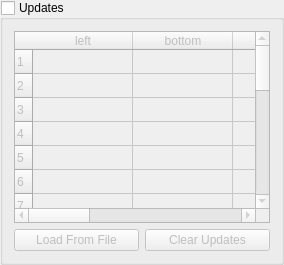
        <widget class="QGroupBox" name="groupUBox">
         <property name="toolTip">
          <string>Update regions definitions</string>
         </property>
         <property name="whatsThis">
          <string>&lt;html&gt;&lt;head/&gt;&lt;body&gt;&lt;p&gt;If not the entire BBOX area should be cached i.e if only some regions are to be updated - the needed data should be entered into this table. There can be up to 20 different update regions. For every update region, the first four fields (&lt;span style=&quot; font-weight:600; font-style:italic;&quot;&gt;left, bottom, right, top&lt;/span&gt;&lt;span style=&quot; font-style:italic;&quot;&gt; i.e. minx, miny, maxx, maxy&lt;/span&gt;) are mandatory and they must contain some numeric value. The next three fields (&lt;span style=&quot; font-style:italic;&quot;&gt;high/low/fitting resolution&lt;/span&gt;) are optional and it is possible to specify:&lt;/p&gt;&lt;p&gt;a) only &lt;span style=&quot; font-style:italic;&quot;&gt;high resolution&lt;/span&gt; - the cache will be made for piramidal levels in range: high resolution - minimal posible resolution for the entire BBOX area.&lt;/p&gt;&lt;p&gt;b)&lt;span style=&quot; font-style:italic;&quot;&gt; high resolution&lt;/span&gt; and &lt;span style=&quot; font-style:italic;&quot;&gt;low resolution&lt;/span&gt; - the cache will be made for piramidal levels in range: high resolution - low resolution.&lt;/p&gt;&lt;p&gt;c) &lt;span style=&quot; font-style:italic;&quot;&gt;high resolution, low resolution, fitting resolution&lt;/span&gt; - the cache will be made for piramidal levels in range: high resolution - low resolution. However, the WMS swapping area will be a little bigger, so that the new cache tiles would optimally fit the already existing tiles at&lt;span style=&quot; font-style:italic;&quot;&gt; fitting resolution&lt;/span&gt;.&lt;/p&gt;&lt;/body&gt;&lt;/html&gt;</string>
         </property>
         <property name="title">
          <string>Updates</string>
         </property>
         <property name="checkable">
          <bool>true</bool>
         </property>
         <property name="checked">
          <bool>false</bool>
         </property>
         <layout class="QVBoxLayout" name="verticalLayout_2">
          <item>
           <widget class="QTableWidget" name="tableUpdates">
            <property name="whatsThis">
             <string>&lt;html&gt;&lt;head/&gt;&lt;body&gt;&lt;p&gt;If not the entire BBOX area should be cached i.e if only some regions are to be updated - the needed data should be entered into this table. There can be up to 20 different update regions. For every update region, the first four fields (&lt;span style=&quot; font-weight:600; font-style:italic;&quot;&gt;left, bottom, right, top&lt;/span&gt;&lt;span style=&quot; font-style:italic;&quot;&gt; i.e. minx, miny, maxx, maxy&lt;/span&gt;) are mandatory and they must contain some numeric value. The next three fields (&lt;span style=&quot; font-style:italic;&quot;&gt;high/low/fitting resolution&lt;/span&gt;) are optional and it is possible to specify:&lt;/p&gt;&lt;p&gt;a) only &lt;span style=&quot; font-style:italic;&quot;&gt;high resolution&lt;/span&gt; - the cache will be made for piramidal levels in range: high resolution - minimal posible resolution for the entire BBOX area.&lt;/p&gt;&lt;p&gt;b)&lt;span style=&quot; font-style:italic;&quot;&gt; high resolution&lt;/span&gt; and &lt;span style=&quot; font-style:italic;&quot;&gt;low resolution&lt;/span&gt; - the cache will be made for piramidal levels in range: high resolution - low resolution.&lt;/p&gt;&lt;p&gt;c) &lt;span style=&quot; font-style:italic;&quot;&gt;high resolution, low resolution, fitting resolution&lt;/span&gt; - the cache will be made for piramidal levels in range: high resolution - low resolution. However, the WMS swapping area will be a little bigger, so that the new cache tiles would optimally fit the already existing tiles at&lt;span style=&quot; font-style:italic;&quot;&gt; fitting resolution&lt;/span&gt;.&lt;/p&gt;&lt;/body&gt;&lt;/html&gt;</string>
            </property>
            <property name="tabKeyNavigation">
             <bool>false</bool>
            </property>
            <property name="showGrid">
             <bool>true</bool>
            </property>
            <property name="gridStyle">
             <enum>Qt::SolidLine</enum>
            </property>
            <property name="rowCount">
             <number>20</number>
            </property>
            <property name="columnCount">
             <number>7</number>
            </property>
            <attribute name="verticalHeaderDefaultSectionSize">
             <number>24</number>
            </attribute>
            <attribute name="verticalHeaderMinimumSectionSize">
             <number>20</number>
            </attribute>
            <row/>
            <row/>
            <row/>
            <row/>
            <row/>
            <row/>
            <row/>
            <row/>
            <row/>
            <row/>
            <row/>
            <row/>
            <row/>
            <row/>
            <row/>
            <row/>
            <row/>
            <row/>
            <row/>
            <row/>
            <column>
             <property name="text">
              <string>left</string>
             </property>
            </column>
            <column>
             <property name="text">
              <string>bottom</string>
             </property>
            </column>
            <column>
             <property name="text">
              <string>right</string>
             </property>
            </column>
            <column>
             <property name="text">
              <string>top</string>
             </property>
            </column>
            <column>
             <property name="text">
              <string>high res.</string>
             </property>
            </column>
            <column>
             <property name="text">
              <string>low res.</string>
             </property>
            </column>
            <column>
             <property name="text">
              <string>fitting res.</string>
             </property>
            </column>
           </widget>
          </item>
          <item>
           <layout class="QHBoxLayout" name="horizontalLayout_5">
            <item>
             <widget class="QPushButton" name="pushLoadUpdates">
              <property name="toolTip">
               <string>Load update regions from file</string>
              </property>
              <property name="text">
               <string>Load From File</string>
              </property>
              <property name="icon">
               <iconset>
                <normalon>:/icons/load.png</normalon>
               </iconset>
              </property>
             </widget>
            </item>
            <item>
             <widget class="QPushButton" name="pushClearUpdates">
              <property name="toolTip">
               <string>Clear the table with update regions</string>
              </property>
              <property name="text">
               <string>Clear Updates</string>
              </property>
              <property name="icon">
               <iconset>
                <normalon>:/icons/eraser.png</normalon>
               </iconset>
              </property>
             </widget>
            </item>
           </layout>
          </item>
         </layout>
        </widget>
